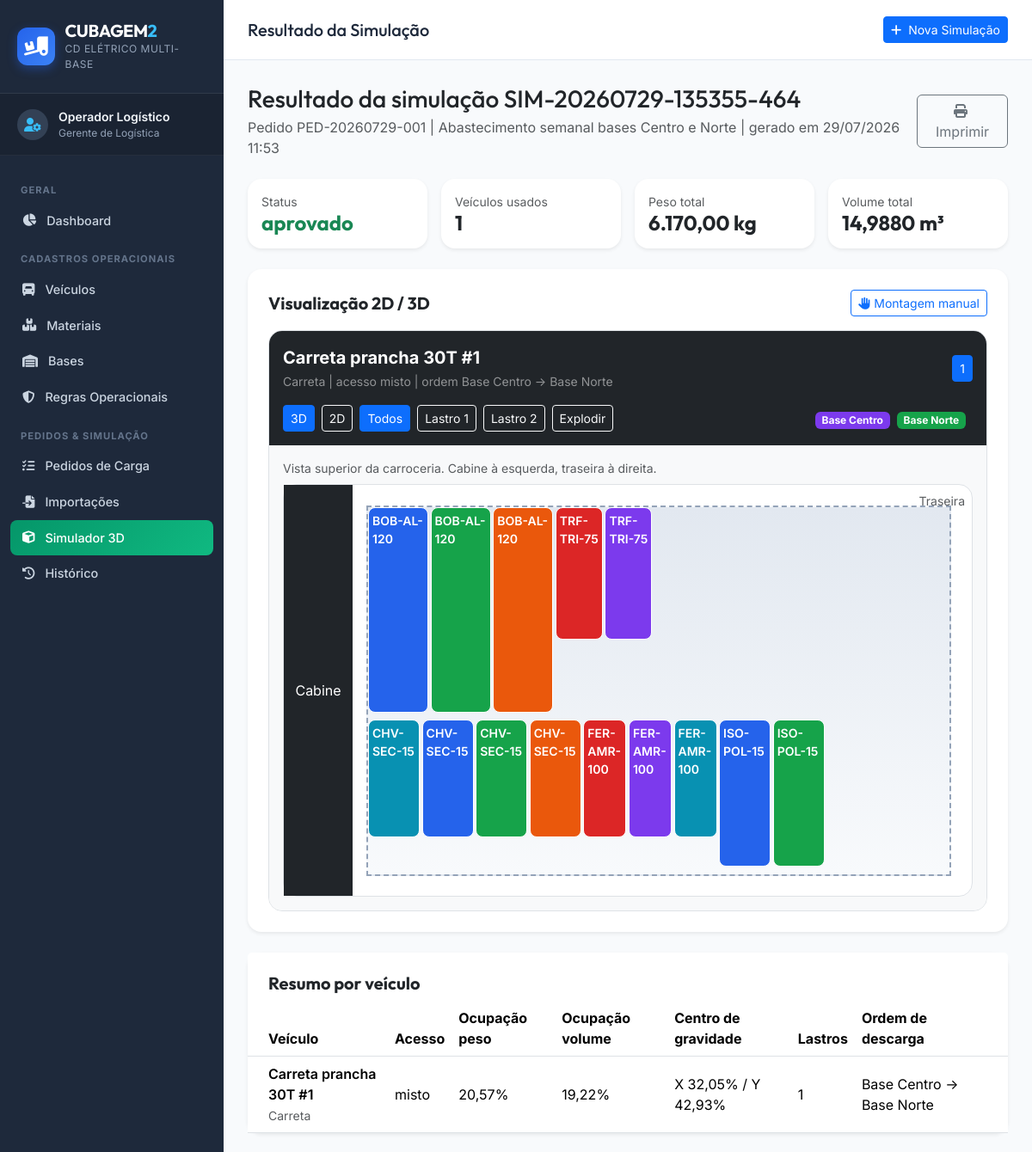
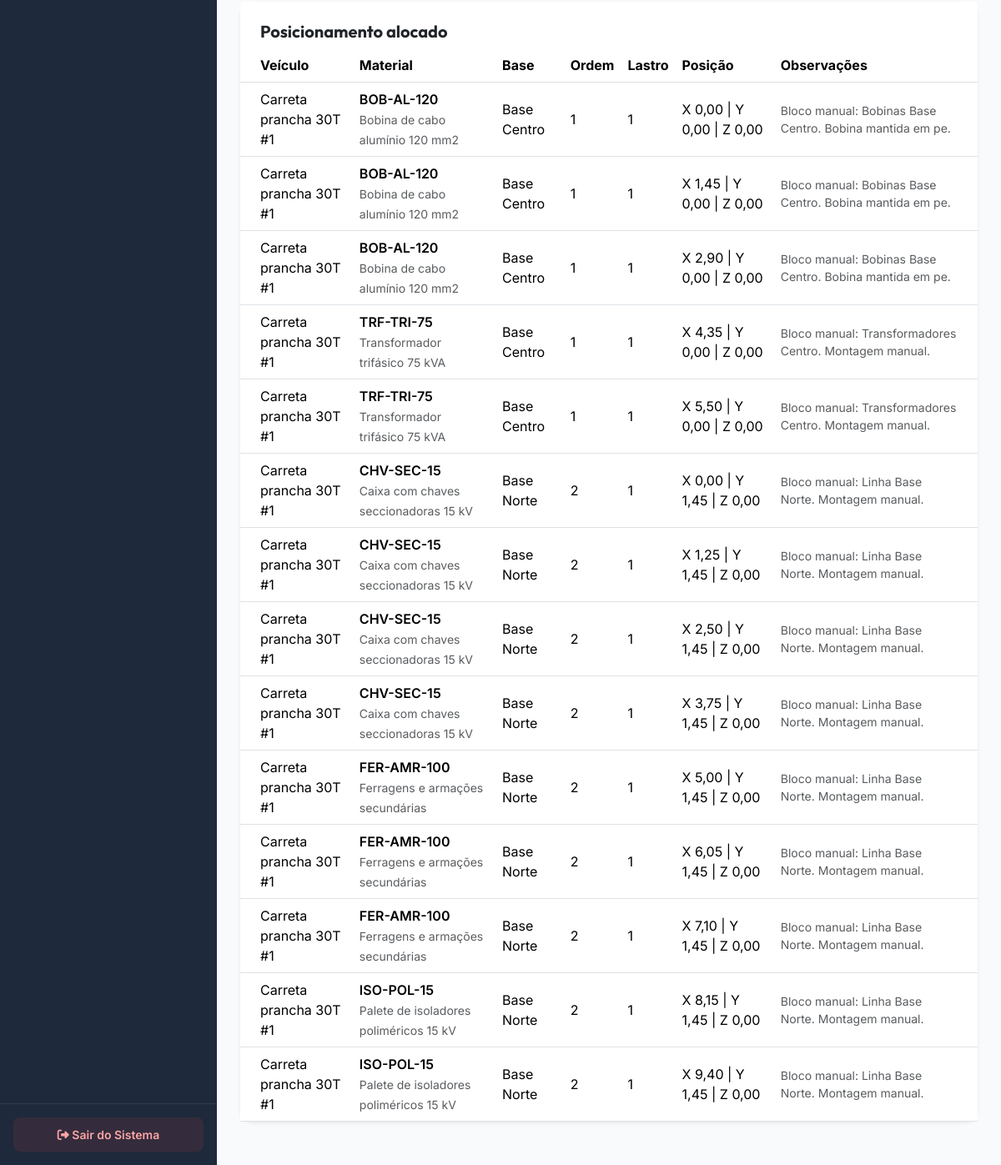
Page /pages/resultado_simulacao.php?id=6 on the committed database (2 pictures, top to bottom).
### tables this page shows
CREATE TABLE simulacao_veiculos (
  id INTEGER PRIMARY KEY AUTOINCREMENT,
  simulacao_id INTEGER NOT NULL,
  veiculo_id INTEGER NOT NULL,
  slot_codigo TEXT NOT NULL,
  veiculo_nome TEXT NOT NULL,
  tipo_veiculo TEXT NOT NULL,
  acesso_descarga TEXT NOT NULL,
  comprimento_m REAL NOT NULL,
  largura_m REAL NOT NULL,
  altura_m REAL NOT NULL,
  capacidade_kg REAL NOT NULL,
  capacidade_m3 REAL NOT NULL,
  peso_total_kg REAL NOT NULL,
  volume_total_m3 REAL NOT NULL,
  ocupacao_peso_pct REAL NOT NULL,
  ocupacao_volume_pct REAL NOT NULL,
  centro_gravidade_x REAL NOT NULL,
  centro_gravidade_y REAL NOT NULL,
  lastros_utilizados INTEGER NOT NULL,
  ordem_carga TEXT NULL,
  ordem_descarga TEXT NULL,
  FOREIGN KEY (simulacao_id) REFERENCES simulacoes(id) ON DELETE CASCADE,
  FOREIGN KEY (veiculo_id) REFERENCES veiculos(id) ON DELETE RESTRICT
);

CREATE TABLE simulacoes (
  id INTEGER PRIMARY KEY AUTOINCREMENT,
  codigo_simulacao TEXT NOT NULL UNIQUE,
  pedido_id INTEGER NOT NULL,
  usuario_id INTEGER NULL,
  score_total REAL NOT NULL,
  status TEXT NOT NULL,
  total_veiculos INTEGER NOT NULL,
  qtd_itens_total INTEGER NOT NULL,
  qtd_itens_alocados INTEGER NOT NULL,
  qtd_itens_nao_alocados INTEGER NOT NULL,
  peso_total_kg REAL NOT NULL,
  volume_total_m3 REAL NOT NULL,
  observacoes TEXT NULL,
  created_at DATETIME DEFAULT CURRENT_TIMESTAMP,
  FOREIGN KEY (pedido_id) REFERENCES pedidos_carga(id) ON DELETE CASCADE
);

CREATE TABLE pedidos_carga (
  id INTEGER PRIMARY KEY AUTOINCREMENT,
  codigo_pedido TEXT NOT NULL UNIQUE,
  descricao TEXT NOT NULL,
  status TEXT DEFAULT 'rascunho',
  observacoes TEXT NULL,
  created_at DATETIME DEFAULT CURRENT_TIMESTAMP,
  updated_at DATETIME DEFAULT CURRENT_TIMESTAMP
);

### controllers/SimulacaoController.php (called while the page is built, shortened)
<?php
require_once __DIR__ . '/../models/Simulacao.php';
class SimulacaoController {
    private Simulacao $model;
    public function __construct() {
        $this->model = new Simulacao();
    }
    public function buscar(int $id): ?array {
        return $this->model->buscarPorId($id);
    }
}

### models/Simulacao.php (called while the page is built, shortened)
<?php
require_once __DIR__ . '/Regra.php';
class Simulacao {
    private PDO $pdo;
    public function __construct() {
        global $pdo;
        $this->pdo = $pdo;
    }
    public function buscarPorId(int $id): ?array {
        $stmt = $this->pdo->prepare(
            'SELECT s.*, p.codigo_pedido, p.descricao AS pedido_descricao
             FROM simulacoes s
             JOIN pedidos_carga p ON p.id = s.pedido_id
             WHERE s.id = ?'
        );
        $stmt->execute([$id]);
        $sim = $stmt->fetch();
        $stmtVeiculos = $this->pdo->prepare(
            'SELECT * FROM simulacao_veiculos WHERE simulacao_id = ? ORDER BY id ASC'
        );
        $stmtVeiculos->execute([$id]);
        $veiculos = $stmtVeiculos->fetchAll();
        foreach ($veiculos as &$veiculo) {
            $stmtPos = $this->pdo->prepare(
                'SELECT p.*, m.categoria, m.formato_fisico, m.empilhavel, m.max_lastros, m.perfil_empilhamento, m.fragilidade, m.amarracao_especial
                 FROM simulacao_posicoes p
                 JOIN materiais m ON m.id = p.material_id
                 WHERE p.simulacao_veiculo_id = ?
                 ORDER BY p.ordem_entrega ASC, p.lastro_posicao ASC, p.id ASC'
            );
            $stmtPos->execute([$veiculo['id']]);
            $veiculo['itens'] = $stmtPos->fetchAll();
        }
        $stmtPend = $this->pdo->prepare(
            'SELECT p.*, m.categoria, m.formato_fisico, m.empilhavel, m.max_lastros, m.perfil_empilhamento, m.fragilidade, m.amarracao_especial
             FROM simulacao_posicoes p
             JOIN materiais m ON m.id = p.material_id
             WHERE p.simulacao_id = ? AND p.simulacao_veiculo_id IS NULL AND p.status_alocacao = "nao_alocado"
             ORDER BY p.ordem_entrega ASC, p.id ASC'
        );
        $stmtPend->execute([$id]);
        $sim['itens_nao_alocados'] = $stmtPend->fetchAll();
        $stmtAlertas = $this->pdo->prepare(
            'SELECT * FROM simulacao_alertas WHERE simulacao_id = ? ORDER BY id ASC'
        );
        $stmtAlertas->execute([$id]);
        $sim['alertas'] = $stmtAlertas->fetchAll();
        $stmtRegras = $this->pdo->prepare(
            'SELECT * FROM simulacao_regras_aplicadas WHERE simulacao_id = ? ORDER BY id ASC'
        );
        $stmtRegras->execute([$id]);
        $sim['regras_aplicadas'] = $stmtRegras->fetchAll();
        $sim['veiculos'] = $veiculos;
        return $sim;
    }
}

### pages/resultado_simulacao.php (the view, shortened to what this page needs)
<?php
require_once __DIR__ . '/../controllers/SimulacaoController.php';
require_once __DIR__ . '/../includes/header.php';
require_once __DIR__ . '/../includes/menu.php';
$controller = new SimulacaoController();
$simulacao = $controller->buscar((int) ($_GET['id'] ?? 0));
?>
<div class="container-fluid p-0">
    <div class="d-flex justify-content-between align-items-center mb-4">
        <div>
            <h2 class="h3 mb-1 text-dark">Resultado da simulação <?= htmlspecialchars($simulacao['codigo_simulacao']) ?></h2>
            <p class="text-muted mb-0">Pedido <?= htmlspecialchars($simulacao['codigo_pedido']) ?> | <?= htmlspecialchars($simulacao['pedido_descricao']) ?> | gerado em <?= date('d/m/Y H:i', strtotime($simulacao['created_at'])) ?></p>
        </div>
        <button class="btn btn-outline-secondary" onclick="window.print()"><i class="fa-solid fa-print me-1"></i>Imprimir</button>
    </div>
    <div class="row g-3 mb-4">
        <div class="col-md-3"><div class="card border-0 shadow-sm rounded-4"><div class="card-body"><small class="text-muted d-block">Status</small><h4 class="mb-0 text-<?= $simulacao['status'] === 'reprovado' ? 'danger' : ($simulacao['status'] === 'aprovado_com_alerta' ? 'warning' : 'success') ?>"><?= htmlspecialchars($simulacao['status']) ?></h4></div></div></div>
        <div class="col-md-3"><div class="card border-0 shadow-sm rounded-4"><div class="card-body"><small class="text-muted d-block">Veículos usados</small><h4 class="mb-0"><?= (int) $simulacao['total_veiculos'] ?></h4></div></div></div>
        <div class="col-md-3"><div class="card border-0 shadow-sm rounded-4"><div class="card-body"><small class="text-muted d-block">Peso total</small><h4 class="mb-0"><?= number_format($simulacao['peso_total_kg'], 2, ',', '.') ?> kg</h4></div></div></div>
        <div class="col-md-3"><div class="card border-0 shadow-sm rounded-4"><div class="card-body"><small class="text-muted d-block">Volume total</small><h4 class="mb-0"><?= number_format($simulacao['volume_total_m3'], 4, ',', '.') ?> m³</h4></div></div></div>
    </div>
    <div class="card border-0 shadow-sm rounded-4 mb-4">
        <div class="card-body p-4">
            <div class="d-flex justify-content-between align-items-center mb-3">
                <h5 class="fw-bold mb-0">Visualização 2D / 3D</h5>
                <button class="btn btn-sm btn-outline-primary" type="button" data-bs-toggle="collapse" data-bs-target="#manualAssemblyPanel" aria-expanded="false" aria-controls="manualAssemblyPanel">
                    <i class="fa-solid fa-hand me-1"></i>Montagem manual
                </button>
            </div>
            <div id="visualizadorCargaResultado"></div>
        </div>
    </div>
    <div class="card border-0 shadow-sm rounded-4 mb-4">
        <div class="card-header bg-white border-0 pt-4 px-4"><h5 class="fw-bold mb-0">Resumo por veículo</h5></div>
        <div class="card-body p-0">
            <div class="table-responsive">
                <table class="table table-hover align-middle mb-0">
                    <thead class="bg-light">
                        <tr>
                            <th class="ps-4">Veículo</th>
                            <th>Acesso</th>
                            <th>Ocupação peso</th>
                            <th>Ocupação volume</th>
                            <th>Centro de gravidade</th>
                            <th>Lastros</th>
                            <th class="pe-4">Ordem de descarga</th>
                        </tr>
                    </thead>
                    <tbody>
                        <?php foreach ($simulacao['veiculos'] as $veiculo): ?>
                            <tr>
                                <td class="ps-4">
                                    <div class="fw-semibold"><?= htmlspecialchars($veiculo['slot_codigo']) ?></div>
                                    <small class="text-muted"><?= htmlspecialchars($veiculo['tipo_veiculo']) ?></small>
                                </td>
                                <td><?= htmlspecialchars($veiculo['acesso_descarga']) ?></td>
                                <td><?= number_format($veiculo['ocupacao_peso_pct'], 2, ',', '.') ?>%</td>
                                <td><?= number_format($veiculo['ocupacao_volume_pct'], 2, ',', '.') ?>%</td>
                                <td>X <?= number_format($veiculo['centro_gravidade_x'], 2, ',', '.') ?>% / Y <?= number_format($veiculo['centro_gravidade_y'], 2, ',', '.') ?>%</td>
                                <td><?= (int) $veiculo['lastros_utilizados'] ?></td>
                                <td class="pe-4"><?= htmlspecialchars($veiculo['ordem_descarga']) ?></td>
                            </tr>
                        <?php endforeach; ?>
                    </tbody>
                </table>
            </div>
        </div>
    </div>
    <div class="card border-0 shadow-sm rounded-4 mb-4">
        <div class="card-header bg-white border-0 pt-4 px-4"><h5 class="fw-bold mb-0">Posicionamento alocado</h5></div>
        <div class="card-body p-0">
            <div class="table-responsive">
                <table class="table table-hover align-middle mb-0">
                    <thead class="bg-light">
                        <tr>
                            <th class="ps-4">Veículo</th>
                            <th>Material</th>
                            <th>Base</th>
                            <th>Ordem</th>
                            <th>Lastro</th>
                            <th>Posição</th>
                            <th class="pe-4">Observações</th>
                        </tr>
                    </thead>
                    <tbody>
                        <?php foreach ($simulacao['veiculos'] as $veiculo): ?>
                            <?php foreach ($veiculo['itens'] as $item): ?>
                                <tr>
                                    <td class="ps-4"><?= htmlspecialchars($veiculo['slot_codigo']) ?></td>
                                    <td><span class="fw-semibold"><?= htmlspecialchars($item['codigo_material']) ?></span><br><small class="text-muted"><?= htmlspecialchars($item['descricao_material']) ?></small></td>
                                    <td><?= htmlspecialchars($item['base_nome']) ?></td>
                                    <td><?= (int) $item['ordem_entrega'] ?></td>
                                    <td><?= (int) $item['lastro_posicao'] ?></td>
                                    <td>X <?= number_format($item['posicao_x'], 2, ',', '.') ?> | Y <?= number_format($item['posicao_y'], 2, ',', '.') ?> | Z <?= number_format($item['posicao_z'], 2, ',', '.') ?></td>
                                    <td class="pe-4 small text-muted"><?= htmlspecialchars($item['observacoes_restricao']) ?></td>
                                </tr>
                            <?php endforeach; ?>
                        <?php endforeach; ?>
                    </tbody>
                </table>
            </div>
        </div>
    </div>
</div>
<?php require_once __DIR__ . '/../includes/footer.php'; ?>

### assets/css/style.css (style rules this page uses)
:root { --primary-color: #0d6efd; --primary-hover: #0b5ed7; --dark-bg: #0f172a; --sidebar-bg: #1e293b; --sidebar-active: #334155; --card-bg: #ffffff; --border-color: #e2e8f0; --text-primary: #1e293b; --text-secondary: #64748b; --accent-munck: #d97706; --accent-truck: #2563eb; --accent-carreta: #059669; --accent-warning: #f59e0b; --accent-danger: #ef4444; --accent-success: #10b981; --radius-sm: 8px; --radius-md: 12px; --radius-lg: 16px; --shadow-sm: 0 1px 3px rgba(0,0,0,0.1); --shadow-md: 0 4px 6px -1px rgba(0,0,0,0.1), 0 2px 4px -1px rgba(0,0,0,0.06); --shadow-lg: 0 10px 15px -3px rgba(0,0,0,0.1), 0 4px 6px -2px rgba(0,0,0,0.05); }
body { font-family: 'Inter', system-ui, -apple-system, sans-serif; background-color: #f8fafc; color: var(--text-primary); margin: 0; padding: 0; }
h1, h2, h3, h4, h5, h6 { font-family: 'Outfit', 'Inter', sans-serif; font-weight: 700; }

### rows in the picture
simulacao_veiculos: id.codigo_simulacao "SIM-20260729-135355-464", id.codigo_pedido "PED-20260729-001", id.descricao "Abastecimento semanal bases Centro e Norte", id.created_at "29/07/2026 11:53", id.status "aprovado", id.total_veiculos "1", id.peso_total_kg "6.170,00", id.volume_total_m3 "14,9880", slot_codigo "Carreta prancha 30T #1", tipo_veiculo "Carreta", acesso_descarga "misto", ocupacao_peso_pct "20,57", ocupacao_volume_pct "19,22", centro_gravidade_x "32,05", centro_gravidade_y "42,93", lastros_utilizados "1", ordem_descarga "Base Centro -> Base Norte", codigo_material "BOB-AL-120", descricao_material "Bobina de cabo alumínio 120 mm2", base_nome "Base Centro", ordem_entrega "1", lastro_posicao "1", posicao_x "0,00", posicao_y "0,00", posicao_z "0,00", observacoes_restricao "Bloco manual: Bobinas Base Centro. Bobina mantida em pe.", posicao_x "1,45", posicao_x "2,90", codigo_material "TRF-TRI-75", descricao_material "Transformador trifásico 75 kVA", posicao_x "4,35", observacoes_restricao "Bloco manual: Transformadores Centro. Montagem manual.", posicao_x "5,50", codigo_material "CHV-SEC-15", descricao_material "Caixa com chaves seccionadoras 15 kV", base_nome "Base Norte", ordem_entrega "2", posicao_y "1,45", observacoes_restricao "Bloco manual: Linha Base Norte. Montagem manual.", posicao_x "1,25", posicao_x "2,50", posicao_x "3,75", codigo_material "FER-AMR-100", descricao_material "Ferragens e armações secundárias", posicao_x "5,00", posicao_x "6,05", posicao_x "7,10", codigo_material "ISO-POL-15", descricao_material "Palete de isoladores poliméricos 15 kV", posicao_x "8,15", posicao_x "9,40"

### other values in the picture
$usuarioLogado['nome'] "Operador Logístico"
$usuarioLogado['cargo'] "Gerente de Logística"
$pageTitle "Resultado da Simulação"
